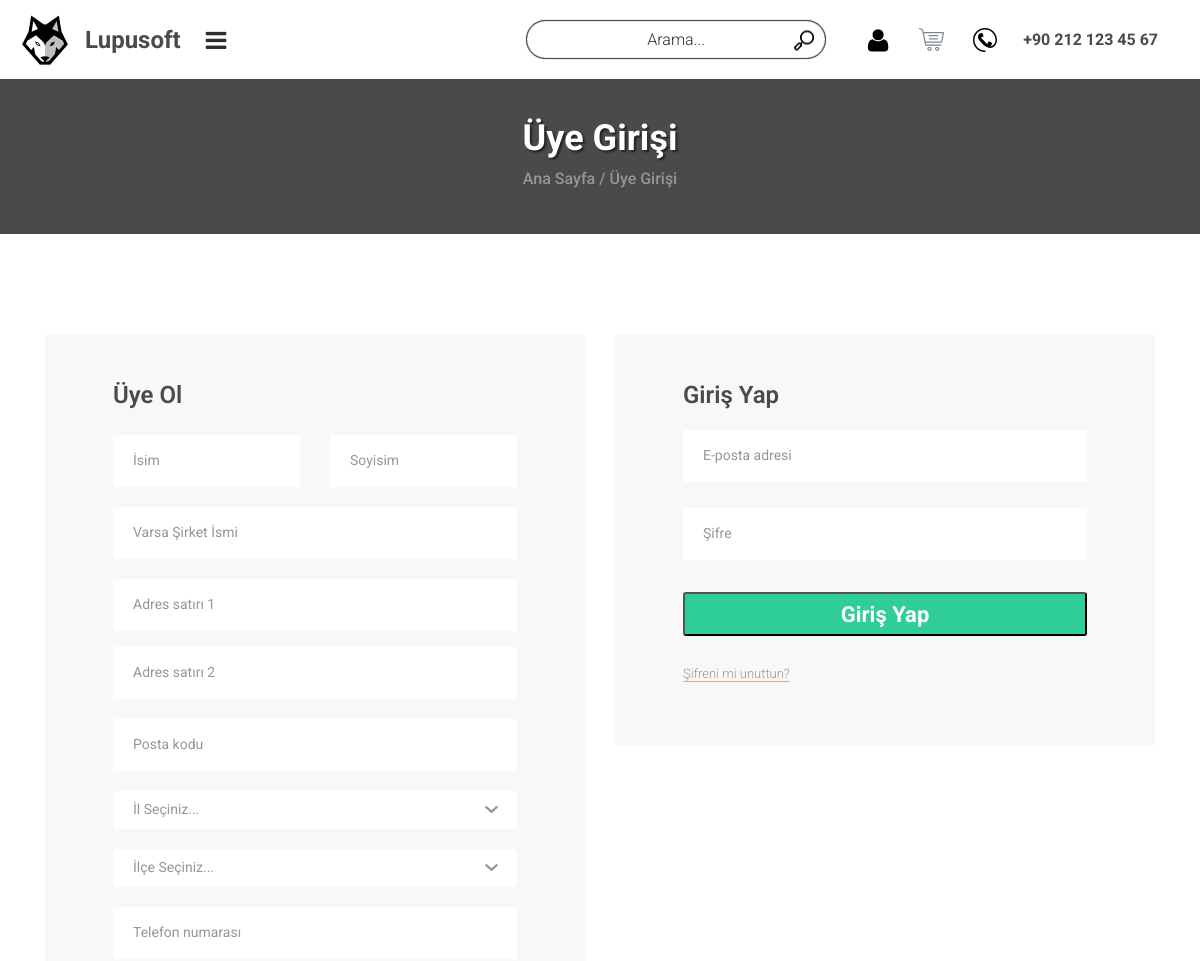
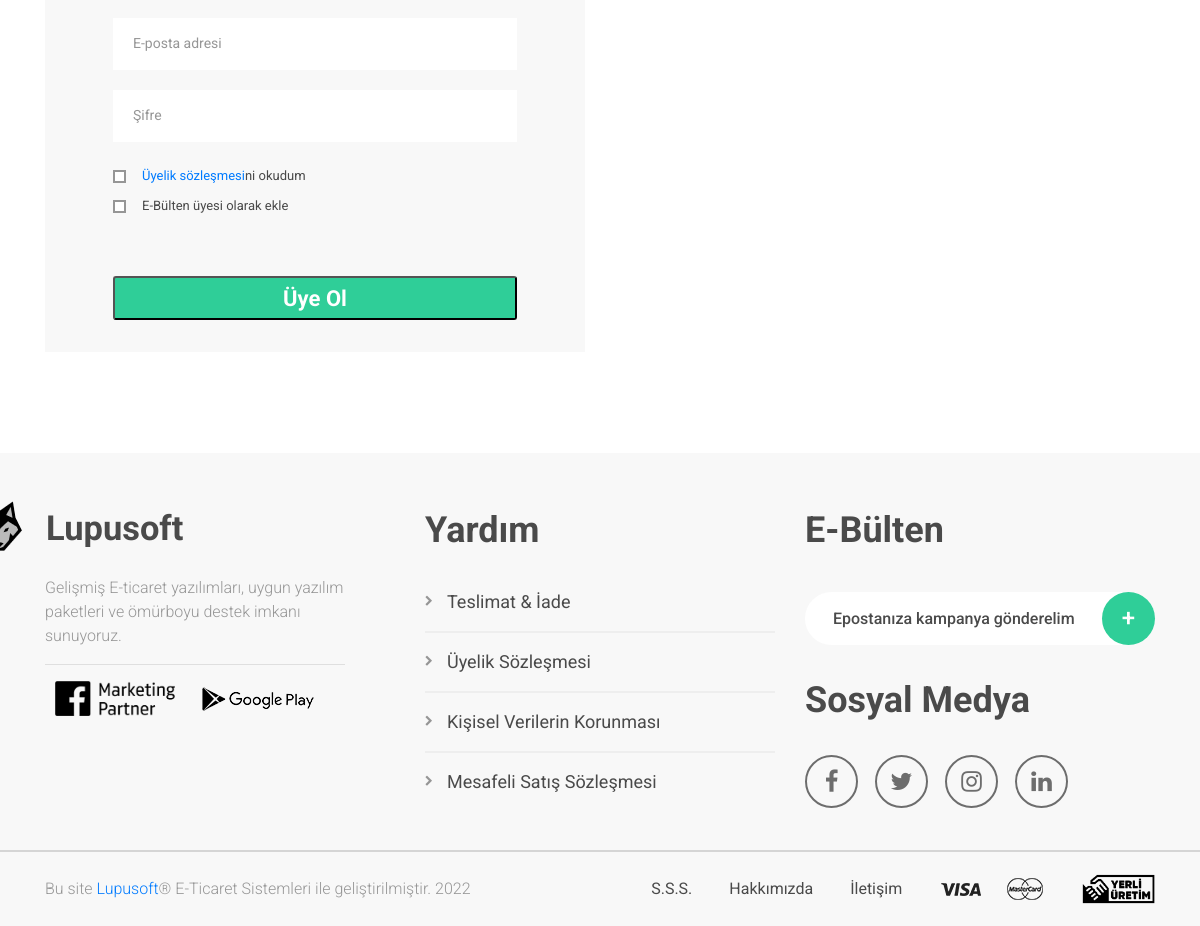
The page /index.php?sayfa=sepet on the database its author committed (2 pictures, top to bottom).
### tables this page shows
CREATE TABLE IF NOT EXISTS `ayarlar` (
  `id` int(11) NOT NULL AUTO_INCREMENT,
  `logo` varchar(100) NOT NULL,
  `kurulum` int(11) NOT NULL,
  `kadi` varchar(100) NOT NULL,
  `baslik` varchar(180) NOT NULL,
  `sifr` varchar(100) NOT NULL,
  `tel` varchar(25) NOT NULL,
  `eposta` varchar(100) NOT NULL,
  `stokuyari` int(11) NOT NULL,
  `stokuyarideger` int(11) NOT NULL,
  `bitikstok` int(11) NOT NULL,
  `footeryazi` varchar(350) NOT NULL,
  `footericerik` text NOT NULL,
  `footersosyal` int(11) NOT NULL,
  `urunsosyal` int(11) NOT NULL,
  `urunetiket` int(11) NOT NULL,
  `urunyorum` int(11) NOT NULL,
  `titlebosta` varchar(100) NOT NULL,
  `iletisimadres` varchar(400) NOT NULL,
  `iletisimiframe` varchar(400) NOT NULL,
  `iletisimyazi` varchar(250) NOT NULL,
  `paket` varchar(100) NOT NULL,
  `uniq_customer_no` int(11) NOT NULL,
  `start_date` date NOT NULL,
  `license_life` int(11) NOT NULL,
  `rapor_gun` int(11) NOT NULL,
  `kuponaktif` int(11) NOT NULL,
  `barkodaktif` int(11) NOT NULL,
  `goruntulenmeaktif` int(11) NOT NULL,
  `vitrintipi` int(11) NOT NULL,
  `vitrinustbaslik` varchar(150) NOT NULL,
  `vitrinaltbaslik` varchar(150) NOT NULL,
  `markagoster` int(11) NOT NULL,
  `favicon` varchar(120) NOT NULL,
  `odemeaciklama` varchar(200) NOT NULL,
  `sipmintutar` int(11) NOT NULL,
  `sozlesmeonayli` int(11) NOT NULL,
  `parabirimi` int(11) NOT NULL,
  `dil` varchar(50) NOT NULL,
  `taramasikligi` int(11) NOT NULL,
  `siptamamsepetsil` int(11) NOT NULL,
  `uyesayfasiduyuru` text NOT NULL,
  `benzerurunler` int(11) NOT NULL,
  `gelistirici` int(11) NOT NULL,
  `getirilecek_icerik_sayisi` int(11) NOT NULL,
  `slider_aktif` int(11) NOT NULL,
  PRIMARY KEY (`id`)
);

CREATE TABLE IF NOT EXISTS `sayfalar` (
  `id` int(11) NOT NULL AUTO_INCREMENT,
  `kod` varchar(30) NOT NULL,
  `baslik` varchar(50) NOT NULL,
  `icerik` text NOT NULL,
  `footeracik` int(11) NOT NULL,
  PRIMARY KEY (`id`)
);

CREATE TABLE IF NOT EXISTS `sosyal` (
  `id` int(11) NOT NULL AUTO_INCREMENT,
  `link` varchar(150) NOT NULL,
  `sosyalmedya` int(11) NOT NULL,
  PRIMARY KEY (`id`)
);

CREATE TABLE IF NOT EXISTS `sosyalmedyalar` (
  `id` int(11) NOT NULL AUTO_INCREMENT,
  `isim` varchar(50) NOT NULL,
  PRIMARY KEY (`id`)
);

### db.php (called while the page is built, shortened)
<?php
$dbn = "lupusoft";
$dbs = "localhost";
$dbu = "root";
$dbp = "";
$db = mysqli_connect($dbs,$dbu,$dbp,$dbn);
mysqli_set_charset($db, "utf8mb4");
$ayarlarsorgu = "select * from ayarlar where id = 1";
$ayarlarsorgugonder = mysqli_query($db,$ayarlarsorgu);
$ayarlarsatir = mysqli_fetch_array($ayarlarsorgugonder);
?>

### header.php (shortened to what this page needs)
<header class="header">
		<div class="header_content d-flex flex-row align-items-center justify-content-start">
			<div class="logo">
				<a href="index.php">
					<div class="d-flex flex-row align-items-center justify-content-start">
						<div><img src="images/<?php echo $ayarlarsatir["logo"]; ?>" alt=""></div>
						<div><?php echo $ayarlarsatir["kadi"]; ?></div>
					</div>
				</a>
			</div>
			<div class="hamburger"><i class="fa fa-bars" aria-hidden="true"></i></div>
			<div class="header_right d-flex flex-row align-items-center justify-content-start ml-auto">
				<div class="header_search">
					<form action="index.php?sayfa=kesfet" id="header_search_form" method="GET" onsubmit="onlyreplace();">
						<input type="text" class="search_input" id="search-input" name="arama" placeholder="Arama..." required="required">
						<button class="header_search_button"><img src="images/search.png" alt=""></button>
					</form>
				</div>
				<div class="user"><a href="?sayfa=uyegiris"><div><img src="images/user.svg" alt="Üye Sayfası"><?php  ?></div></a></div>
				<div class="cart"><a href="?sayfa=sepet"><div><img class="svg" src="images/cart.svg" alt="Sepetim"></div></a></div>
				<div class="header_phone d-flex flex-row align-items-center justify-content-start">
					<div><div><img src="images/phone.svg" alt="Telefon"></div></div>
					<div><?php echo $ayarlarsatir["tel"]; ?></div>
				</div>
			</div>
		</div>
	</header>

### footer.php (shortened to what this page needs)
<footer class="footer">
			<div class="footer_content">
				<div class="container">
					<div class="row">
						<div class="col-lg-4 footer_col">
							<div class="footer_about">
								<div class="footer_logo">
									<a href="index.php">
										<div class="d-flex flex-row align-items-center justify-content-start">
											<div class="footer_logo_icon"><img src="images/<?php echo $ayarlarsatir["logo"]; ?>" alt=""></div>
											<div><?php echo $ayarlarsatir["kadi"]; ?></div>
										</div>
									</a>
								</div>
								<div class="footer_about_text">
									<p><?php echo $ayarlarsatir["footeryazi"]; ?></p>
								</div>
							</div>
						</div>
						<div class="col-lg-4 footer_col">
							<div class="footer_menu">
								<div class="footer_title">Yardım</div>
								<ul class="footer_list">
									<?php
									$footer_sayfalar = mysqli_query($db,"SELECT * FROM sayfalar WHERE footeracik = 1");
									while ($sayfalar_liste = mysqli_fetch_assoc($footer_sayfalar)) {
										echo '<li>
											<a href="?sayfa=sayfa&icerik='.$sayfalar_liste["kod"].'"><div>'.$sayfalar_liste["baslik"].'</div></a>
										</li>';
									}
									?>
								</ul>
							</div>
						</div>
						<div class="col-lg-4 footer_col">
							<div class="footer_contact">
								<div class="footer_title">E-Bülten</div>
								<div class="newsletter">
									<form id="newsletter_form" method="POST" class="newsletter_form">
										<input type="email" class="newsletter_input" name="ebulten" placeholder="Epostanıza kampanya gönderelim" required="required">
										<button class="newsletter_button">+</button>
									</form>
								</div>
								<div class="footer_social">
									<?php
									if($ayarlarsatir["footersosyal"] == 1){
										?>
										<div class="footer_title">Sosyal Medya</div>
										<ul class="footer_social_list d-flex flex-row align-items-start justify-content-start">
											<?php
												$sosyal_sorgu = mysqli_query($db,"SELECT * FROM sosyal");
												if(mysqli_num_rows($sosyal_sorgu) > 0){
													while ($sosyal_satir = mysqli_fetch_assoc($sosyal_sorgu)) {
														$sosyal_medya = mysqli_query($db,"SELECT * FROM sosyalmedyalar WHERE id = ".$sosyal_satir["sosyalmedya"]);
														$sosyal_medya_isim = mysqli_fetch_assoc($sosyal_medya);
														echo '<li><a href="'.$sosyal_satir['link'].'" target="_blank"><i class="fa fa-'.$sosyal_medya_isim["isim"].'" aria-hidden="true"></i></a></li>';
													}
												}
												else {
													echo '<li><a href="tel:'.$ayarlarsatir['tel'].'"><i class="fa fa-phone" aria-hidden="true"></i></a></li>';
												}
											?>
										</ul>
										<?php
									}
									?>
								</div>
							</div>
						</div>
					</div>
				</div>
			</div>
			<div class="footer_bar">
				<div class="container">
					<div class="row">
						<div class="col">
							<div class="footer_bar_content d-flex flex-md-row flex-column align-items-center justify-content-start">
								<div class="copyright order-md-1 order-2">
Bu site <a href="http://lupusoft.com" target="_blank">Lupusoft</a>&reg; E-Ticaret Sistemleri ile geliştirilmiştir.
<script>document.write(new Date().getFullYear());</script> </div>
								<nav class="footer_nav ml-md-auto order-md-2 order-1">
									<ul class="d-flex flex-row align-items-center justify-content-start">
										<li><a href="index.php?sayfa=sayfa&icerik=s-s-s">S.S.S.</a></li>
										<li><a href="index.php?sayfa=sayfa&icerik=hakkimizda">Hakkımızda</a></li>
										<li><a href="index.php?sayfa=sayfa&icerik=iletisim">İletişim</a></li>
										<li><img src="images/kart.png" /></li>
										<li><img style="height:30px;" src="images/yerli-uretim.png"></li>
									</ul>
								</nav>
							</div>
						</div>
					</div>
				</div>
			</div>
		</footer>

### styles/responsive.css (style rules this page uses)
@media only screen and (max-width: 1780px) { .search_input { width: 310px; } }
@media only screen and (max-width: 1600px) { .search_input { width: 210px; } }
@media only screen and (max-width: 1600px) { .header_search { margin-right: 47px; } }
@media only screen and (max-width: 1440px) { .header_phone > div:first-child > div { width: 24px; height: 24px; } }
@media only screen and (max-width: 1440px) { .header_phone > div:last-child { font-size: 16px; } }
@media only screen and (max-width: 1440px) { .cart a > div { width: 25px; height: 25px; } }
@media only screen and (max-width: 1440px) { .user a > div { width: 26px; height: 26px; } }
@media only screen and (max-width: 1440px) { .header_search { margin-right: 39px; } }
@media only screen and (max-width: 1440px) { .hamburger { display: block; } }
@media only screen and (max-width: 1440px) { .search_input { width: 300px; } }

### styles/checkout_responsive.css (style rules this page uses)
@media only screen and (max-width: 1780px) { .search_input { width: 310px; } }
@media only screen and (max-width: 1600px) { .search_input { width: 210px; } }
@media only screen and (max-width: 1600px) { .header_search { margin-right: 47px; } }
@media only screen and (max-width: 1440px) { .header_phone > div:first-child > div { width: 24px; height: 24px; } }
@media only screen and (max-width: 1440px) { .header_phone > div:last-child { font-size: 16px; } }
@media only screen and (max-width: 1440px) { .cart a > div { width: 25px; height: 25px; } }
@media only screen and (max-width: 1440px) { .user a > div { width: 26px; height: 26px; } }
@media only screen and (max-width: 1440px) { .header_search { margin-right: 39px; } }
@media only screen and (max-width: 1440px) { .hamburger { display: block; } }
@media only screen and (max-width: 1440px) { .search_input { width: 300px; } }

### rows shown on the page
ayarlar: logo (picture), kadi "Lupusoft", tel "+90 212 123 45 67", footeryazi "Gelişmiş E-ticaret yazılımları, uygun yazılım paketleri ve ömürboyu destek imkanı sunuyoruz.", footeryazi (picture)
sayfalar: baslik "Teslimat & İade"
sayfalar: baslik "Üyelik Sözleşmesi"
sayfalar: baslik "Kişisel Verilerin Korunması"
sayfalar: baslik "Mesafeli Satış Sözleşmesi"
